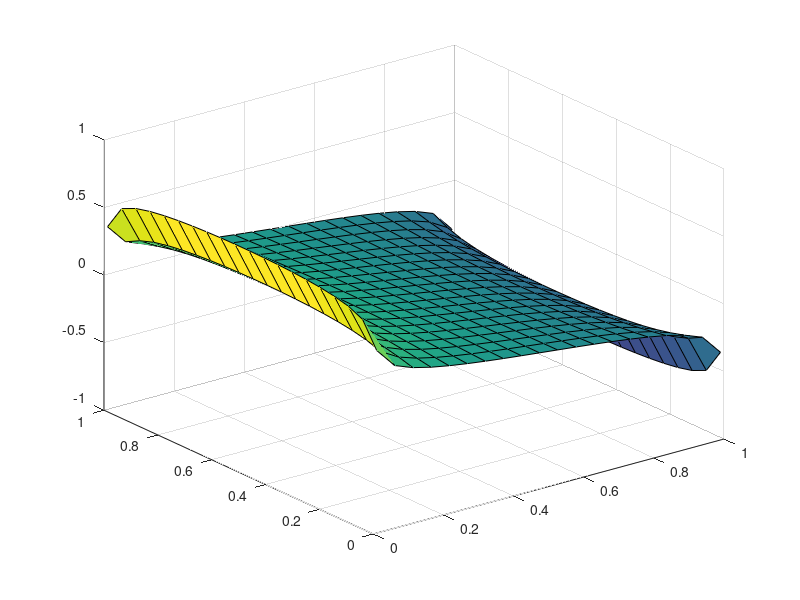

The MATLAB source for this figure: (Note: this script raises an error after producing the figure.)
clear

%% Magnetostatic potential for a uniformly magnetised square with M = [-1,0,0].

max_i = 20;
max_j = max_i;

x_list = linspace(0.01,0.99,max_i);
y_list = linspace(0,1,max_j);


for i=1:max_i
  for j=1:max_j
    x = x_list(i);
    y = y_list(j);

    fun1 = @(v) 1/sqrt(x^2 + (y - v)^2);
    fun2 = @(v) 1/sqrt((x - 1)^2 + (y - v)^2);

    potential(j,i) = (1/(4*pi))*(quad(fun1,0,1) - quad(fun2,0,1));
    end
end

surf(x_list,y_list,potential)


%% Plot from oomph-lib data

load "messing/oomph"
x_oomph=oomph(:,1);
y_oomph=oomph(:,2);
z_oomph=oomph(:,3);

dx=0.05;
dy=0.05;

% Do something so that we can plot the data using surf (copied from the internet)
x_edge=[floor(min(x_oomph)):dx:ceil(max(x_oomph))];
y_edge=[floor(min(y_oomph)):dy:ceil(max(y_oomph))];
[X,Y]=meshgrid(x_edge,y_edge);
Z=griddata(x_oomph,y_oomph,z_oomph,X,Y);

figure
surf(X,Y,Z)


%% get a sort of difference between the two

a = interp2(x_list,y_list,potential,X,Y);
diff = abs(a - Z);

figure
surf(X,Y,diff)